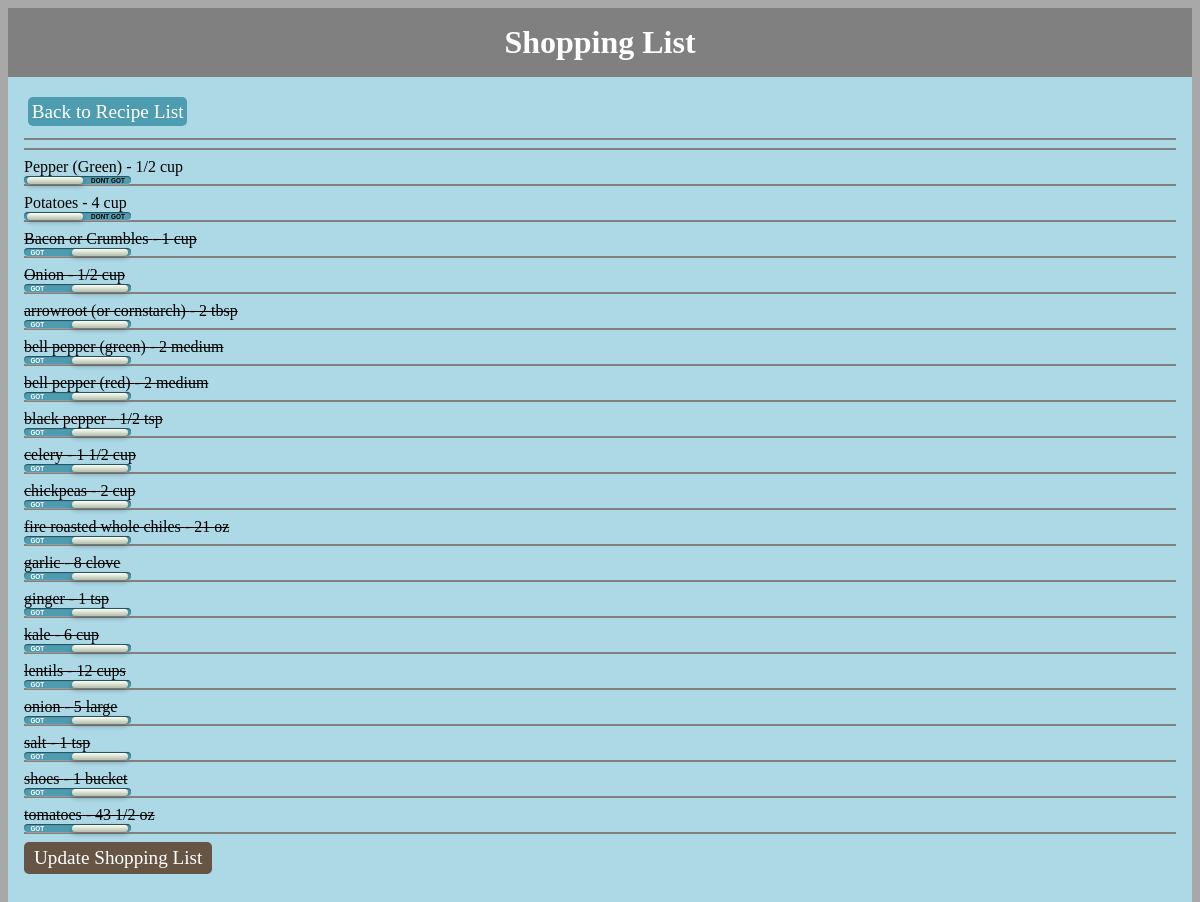
The app's page /menu/shoppinglist/ with its own data.
### menu/models.py (models this page shows, shortened)
class ShoppingList(models.Model):
    id = models.AutoField(primary_key=True)
    ingredient = models.ForeignKey(Ingredient)
    amount = models.DecimalField(max_digits=10, decimal_places=2, default=0.0, null=True, blank=True)
    status = models.IntegerField(default=0, null=True)
    class Meta:
        ordering = ('status', 'ingredient__name', 'id')

class Ingredient(models.Model):
    id = models.AutoField(primary_key=True)
    recipe = models.ForeignKey(Recipe)
    name = models.CharField(max_length=80, null=True, blank=True)
    comment = models.CharField(max_length=80, null=True, blank=True)
    amount = models.DecimalField(max_digits=10, decimal_places=2, default=0.0, null=True, blank=True)
    unit = models.CharField(max_length=30, null=True)
    class Meta:
        ordering = ('id', )

### menu/views.py (the view)
class ShoppingListView(generic.ListView):
    model = ShoppingList
    template_name = 'menu/shoppinglist.html'
    def get_queryset(self):
        return ShoppingList.objects.all()

### menu/templatetags/menu_extras.py (called while the page is built)
@register.filter(name='showfraction')
def showfraction(value):
    value_split = str(value).split('.')
    decimal = '.' + value_split[1]
    if value_split[1] == '00' or float(decimal) < 0.1:
        fraction = str('')
    else:
        fraction = str(Fraction(decimal).limit_denominator(10))
    return fraction

@register.filter(name='showinteger')
def showinteger(value):
    value_split = str(value).split('.')
    if value_split[0] == '0':
        decimal = ''
    else:
        decimal = value_split[0] + ' '
    return decimal

### menu/templates/menu/shoppinglist.html (shortened to what this page needs)
{% load staticfiles %}
{% load menu_extras %}
{% include "menu/stylesheets.html" %}
<div id="title">
    Shopping List
</div>
<div id="content">
    <div>
        <a class="button" id="nav" href="{% url 'menu:index' %}">Back to Recipe List</a>
    </div><div style="clear:both"></div>
    <hr noshade><hr noshade>
    <form action="{% url 'menu:updateshoppinglist' %}" method="post">
        {% for sl in shoppinglist_list %}
            {% if sl.status == 1 %}<del>{% endif %}
            {{sl.ingredient.name}} - {{sl.amount|showinteger}}{{sl.amount|showfraction}} {{sl.ingredient.unit}}
            {% if sl.status == 1 %}</del>{% endif %}
            <div class="shoppingList">
                <label for={{sl.id}}></label>
            </div>
            <hr noshade>
        {% endfor %}
        <input type=submit value="Update Shopping List" id="submit">
    </form>
</div>

### menu/static/menu/css/style.css (style rules this page uses)
* { font-family: Palatino,"Palatino Linotype","Palatino LT STD","Book Antiqua",Georgia,serif; }
input { font-size: 1.2em; color: #5a5854; background-color: #f2f2f2; border: 1px solid #bdbdbd; border-radius: 5px; padding: 5px 10px 5px 10px; display: inline-block; }
input#submit { color: #ffffff; background-color: #665544; border: none; border-radius: 5px; }
.button { display: inline-block; background-color: #665544; border-radius: 5px; color: white; text-decoration: none; font-size: 1.2em; padding: 5px 10px 5px 10px; }
.button#nav { background-color: #4E9CAF; padding: .2em; text-align: center; margin: .2em; float: left; display: inline block; text-size: 1em; }
#title { background:grey; text-align:center; font-weight:bold; padding: 0.5em; color: white; font-size: 2em; }
#content { display: block; background:lightblue; padding: 1em; white-space: wrap; }
.shoppingList { width: 6.7em; height: .5em; background: #4E9CAF; -webkit-border-radius: 1em; -moz-border-radius: 1em; border-radius: 1em; position: absolute; -webkit-box-shadow: inset 0px 1px 1px rgba(0,0,0,0.5), 0px 1px 0px rgba(255,255,255,0.2); -moz-box-shadow: inset 0px 1px 1px rgba(0,0,0,0.5), 0px 1px 0px rgba(255,255,255,0.2); box-shadow: inset 0px 1px 1px rgba(0,0,0,0.5), 0px 1px 0px rgba(255,255,255,0.2); }
.shoppingList:after { content: 'DON''T GOT'; font: .4em/1em Arial, sans-serif; color: #000; position: absolute; right: 1em; top: .2em; z-index: 0; font-weight: bold; text-shadow: 1px 1px 0px rgba(255,255,255,.15); }
.shoppingList:before { content: 'GOT'; font: .4em/1em Arial, sans-serif; color: #FFF; position: absolute; left: 1em; top: .2em; z-index: 0; font-weight: bold; }
.shoppingList label { display: block; width: 3.5em; height: .4em; -webkit-border-radius: 1em; -moz-border-radius: 1em; border-radius: 1em; -webkit-transition: all .4s ease; -moz-transition: all .4s ease; -o-transition: all .4s ease; -ms-transition: all .4s ease; transition: all .4s ease; cursor: pointer; position: absolute; top: .05em; left: 3px; z-index: 1; -webkit-box-shadow: 0px 2px 5px 0px rgba(0,0,0,0.3); -moz-box-shadow: 0px 2px 5px 0px rgba(0,0,0,0.3); box-shadow: 0px 2px 5px 0px rgba(0,0,0,0.3); background: #fcfff4; background: -webkit-linear-gradient(top, #fcfff4 0%, #dfe5d7 40%, #b3bead 100%); background: -moz-linear-gradient(top, #fcfff4 0%, #dfe5d7 40%, #b3bead 100%); background: -o-linear-gradient(top, #fcfff4 0%, #dfe5d7 40%, #b3bead 100%); background: -ms-linear-gradient(top, #fcfff4 0%, #dfe5d7 40%, #b3bead 100%); background: linear-gradient(top, #fcfff4 0%, #dfe5d7 40%, #b3bead 100%); filter: progid:DXImageTransform.Microsoft.gradient( startColorstr='#fcfff4', endColorstr='#b3bead',GradientType=0 ); }
.shoppingList input[type=checkbox]:checked + label { left: 3em; }

### records on screen
ShoppingList: ingredient.name "Pepper (Green)", amount|showfraction "1/2", ingredient.unit "cup"
ShoppingList: ingredient.name "Potatoes", amount|showinteger "4", ingredient.unit "cup"
ShoppingList: ingredient.name "Bacon or Crumbles", amount|showinteger "1", ingredient.unit "cup"
ShoppingList: ingredient.name "Onion", amount|showfraction "1/2", ingredient.unit "cup"
ShoppingList: ingredient.name "arrowroot (or cornstarch)", amount|showinteger "2", ingredient.unit "tbsp"
ShoppingList: ingredient.name "bell pepper (green)", amount|showinteger "2", ingredient.unit "medium"
ShoppingList: ingredient.name "bell pepper (red)", amount|showinteger "2", ingredient.unit "medium"
ShoppingList: ingredient.name "black pepper", amount|showfraction "1/2", ingredient.unit "tsp"
ShoppingList: ingredient.name "celery", amount|showinteger "1", amount|showfraction "1/2", ingredient.unit "cup"
ShoppingList: ingredient.name "chickpeas", amount|showinteger "2", ingredient.unit "cup"
ShoppingList: ingredient.name "fire roasted whole chiles", amount|showinteger "21", ingredient.unit "oz"
ShoppingList: ingredient.name "garlic", amount|showinteger "8", ingredient.unit "clove"
ShoppingList: ingredient.name "ginger", amount|showinteger "1", ingredient.unit "tsp"
ShoppingList: ingredient.name "kale", amount|showinteger "6", ingredient.unit "cup"
ShoppingList: ingredient.name "lentils", amount|showinteger "12", ingredient.unit "cups"
ShoppingList: ingredient.name "onion", amount|showinteger "5", ingredient.unit "large"
ShoppingList: ingredient.name "salt", amount|showinteger "1", ingredient.unit "tsp"
ShoppingList: ingredient.name "shoes", amount|showinteger "1", ingredient.unit "bucket"
ShoppingList: ingredient.name "tomatoes", amount|showinteger "43", amount|showfraction "1/2", ingredient.unit "oz"
